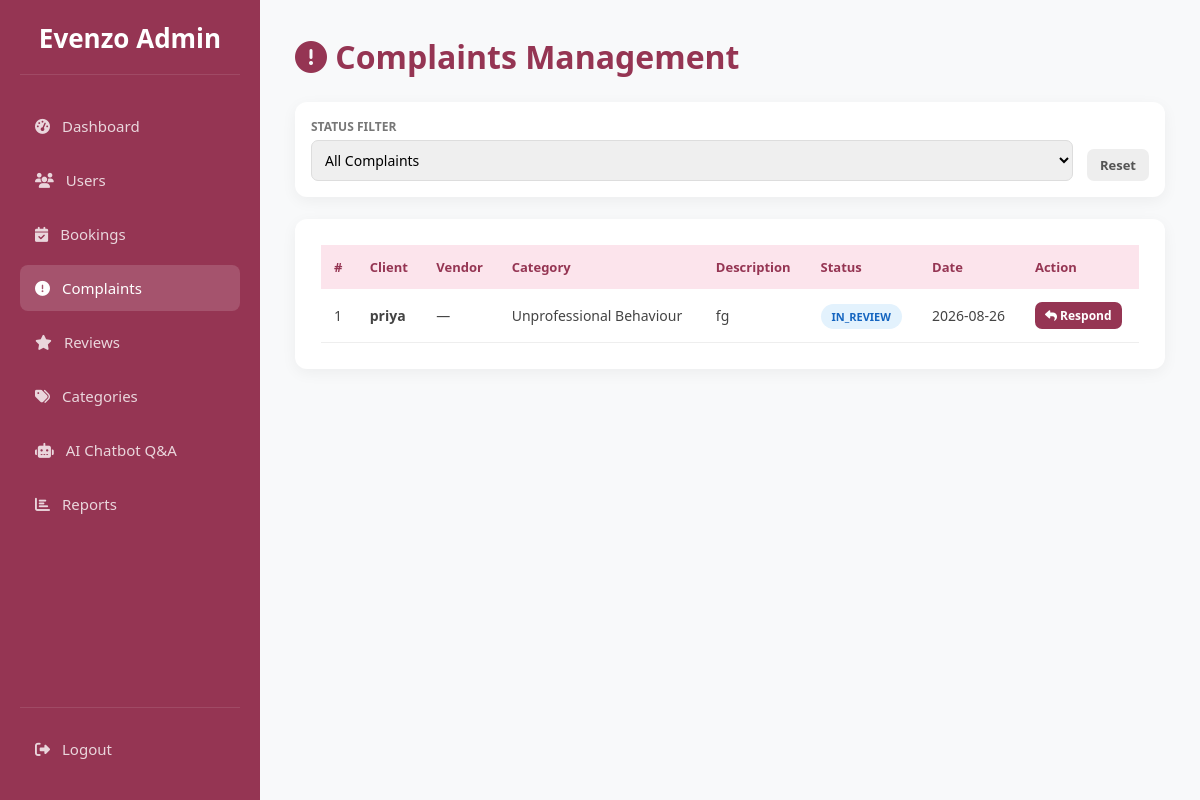
The page /admin/complaints (signed in) on the database its author committed.
### tables this page shows
CREATE TABLE complaints (
            id INTEGER PRIMARY KEY AUTOINCREMENT,
            client_id INTEGER NOT NULL,
            booking_id INTEGER,
            manager_id INTEGER,
            category TEXT NOT NULL,
            description TEXT NOT NULL,
            status TEXT DEFAULT 'pending',
            admin_response TEXT,
            created_at TIMESTAMP DEFAULT CURRENT_TIMESTAMP,
            updated_at TIMESTAMP DEFAULT CURRENT_TIMESTAMP,
            FOREIGN KEY (client_id) REFERENCES users (id),
            FOREIGN KEY (booking_id) REFERENCES bookings (id),
            FOREIGN KEY (manager_id) REFERENCES users (id)
        );

CREATE TABLE users (
            id INTEGER PRIMARY KEY AUTOINCREMENT,
            full_name TEXT NOT NULL,
            email TEXT UNIQUE NOT NULL,
            password TEXT NOT NULL,
            role TEXT CHECK(role IN ('user', 'admin', 'eventmanager')) NOT NULL,
            is_approved INTEGER DEFAULT 0, -- 0=Pending, 1=Approved by Admin
            created_at TIMESTAMP DEFAULT CURRENT_TIMESTAMP
        , reset_otp TEXT, is_active INTEGER DEFAULT 1);

### app.py (the view)
@app.route('/admin/complaints')
def admin_complaints():
    if 'user_id' not in session or session['role'] != 'admin':
        return redirect(url_for('index'))
    conn = get_db_connection()
    status_f = request.args.get('status', '')
    query = '''
        SELECT c.*, u.full_name as client_name, m.business_name
        FROM complaints c
        JOIN users u ON c.client_id=u.id
        LEFT JOIN manager_profiles m ON c.manager_id=m.user_id WHERE 1=1
    '''
    params = []
    if status_f:
        query += " AND c.status=?"
        params.append(status_f)
    query += " ORDER BY c.created_at DESC"
    complaints = conn.execute(query, params).fetchall()
    conn.close()
    return render_template('admin_complaints.html', complaints=complaints, status_f=status_f)

### app.py (called while the page is built)
def get_db_connection():
    conn = sqlite3.connect('database.db', timeout=10)
    conn.row_factory = sqlite3.Row
    conn.execute("PRAGMA foreign_keys = ON")
    return conn

### frontend/templates/admin_complaints.html (shortened to what this page needs)
<!DOCTYPE html>
<html lang="en">
<head>
<link rel="stylesheet" href="https://cdnjs.cloudflare.com/ajax/libs/font-awesome/6.4.0/css/all.min.css">
</head>
<body>
<div class="sidebar">
  <div class="logo">Evenzo Admin</div>
  <nav>
    <a class="nav-item" href="{{ url_for('admin_dashboard') }}"><i class="fas fa-tachometer-alt"></i> Dashboard</a>
    <a class="nav-item" href="{{ url_for('admin_users') }}"><i class="fas fa-users"></i> Users</a>
    <a class="nav-item" href="{{ url_for('admin_bookings') }}"><i class="fas fa-calendar-check"></i> Bookings</a>
    <a class="nav-item active" href="{{ url_for('admin_complaints') }}"><i class="fas fa-exclamation-circle"></i> Complaints</a>
    <a class="nav-item" href="{{ url_for('admin_reviews') }}"><i class="fas fa-star"></i> Reviews</a>
    <a class="nav-item" href="{{ url_for('admin_categories') }}"><i class="fas fa-tags"></i> Categories</a>
    <a class="nav-item" href="{{ url_for('admin_chatbot') }}"><i class="fas fa-robot"></i> AI Chatbot Q&A</a>
    <a class="nav-item" href="{{ url_for('admin_reports') }}"><i class="fas fa-chart-bar"></i> Reports</a>
  </nav>
  <div class="logout-box"><a class="nav-item" href="{{ url_for('logout') }}"><i class="fas fa-sign-out-alt"></i> Logout</a></div>
</div>
<div class="main">
  <h1 style="color:var(--primary);margin-bottom:24px"><i class="fas fa-exclamation-circle"></i> Complaints Management</h1>
  <form method="GET" class="filter-bar">
    <div class="fg"><label>Status Filter</label>
      <select name="status" onchange="this.form.submit()">
        <option value="">All Complaints</option>
      </select>
    </div>
    <a href="{{ url_for('admin_complaints') }}" class="btn" style="background:#eee;color:#555;text-decoration:none;align-self:flex-end">Reset</a>
  </form>
  <div class="card">
    {% if complaints %}
    <div style="overflow-x:auto">
    <table><thead><tr><th>#</th><th>Client</th><th>Vendor</th><th>Category</th><th>Description</th><th>Status</th><th>Date</th><th>Action</th></tr></thead><tbody>
    {% for c in complaints %}
    <tr>
      <td>{{ loop.index }}</td>
      <td><strong>{{ c.client_name }}</strong></td>
      <td>{{ c.business_name or '—' }}</td>
      <td>{{ c.category }}</td>
      <td style="max-width:200px;white-space:nowrap;overflow:hidden;text-overflow:ellipsis" title="{{ c.description }}">{{ c.description }}</td>
      <td><span class="badge badge-{{ c.status }}">{{ c.status }}</span></td>
      <td>{{ c.created_at[:10] }}</td>
      <td><button class="btn btn-sm" onclick="openResolve({{ c.id }}, '{{ c.admin_response or '' }}')"><i class="fas fa-reply"></i> Respond</button></td>
    </tr>
    {% endfor %}
    </tbody></table></div>
    {% else %}
    <p style="text-align:center;padding:40px;color:#aaa">No complaints found.</p>
    {% endif %}
  </div>
</div>
</body>
</html>

### frontend/templates/admin_complaints.html (style rules this page uses)
:root { --primary:#953553;--bg:#f8f9fa;--sw:260px }
* { margin:0;padding:0;box-sizing:border-box;font-family:'Segoe UI',sans-serif }
body { background:var(--bg);display:flex;min-height:100vh }
.sidebar { width:var(--sw);background:var(--primary);height:100vh;position:fixed;left:0;top:0;color:#fff;padding:20px;display:flex;flex-direction:column;z-index:1000 }
.sidebar .logo { font-size:26px;font-weight:bold;text-align:center;border-bottom:1px solid rgba(255,255,255,.1);padding-bottom:18px;margin-bottom:28px }
.nav-item { padding:13px 15px;margin-bottom:8px;border-radius:8px;display:flex;align-items:center;gap:12px;color:rgba(255,255,255,.8);text-decoration:none;transition:.3s;font-size:15px }
.nav-item:hover,.nav-item.active { background:rgba(255,255,255,.15);color:#fff }
.logout-box { margin-top:auto;padding-top:18px;border-top:1px solid rgba(255,255,255,.1) }
.main { margin-left:var(--sw);width:calc(100% - var(--sw));padding:35px;min-height:100vh }
.card { background:#fff;border-radius:12px;padding:26px;box-shadow:0 4px 15px rgba(0,0,0,.05);margin-bottom:26px }
.filter-bar { display:flex;gap:14px;background:#fff;padding:16px;border-radius:12px;box-shadow:0 4px 15px rgba(0,0,0,.05);margin-bottom:22px;flex-wrap:wrap;align-items:flex-end }
.fg { display:flex;flex-direction:column;flex:1;min-width:160px }
.fg label { font-size:12px;font-weight:bold;color:#777;margin-bottom:5px;text-transform:uppercase }
.fg select { padding:9px;border:1px solid #ddd;border-radius:7px;font-size:14px;outline:none }
table { width:100%;border-collapse:collapse }
th { text-align:left;padding:13px;background:#fce4ec;color:var(--primary);font-size:13px }
td { padding:13px;border-bottom:1px solid #eee;font-size:14px;color:#444;vertical-align:middle }
.badge { padding:5px 11px;border-radius:20px;font-size:11px;font-weight:bold;text-transform:uppercase }
.badge-in_review { background:#e3f2fd;color:#1565c0 }
.btn { display:inline-block;padding:7px 13px;border-radius:7px;font-weight:600;font-size:13px;text-decoration:none;border:none;cursor:pointer;background:var(--primary);color:#fff;transition:.2s }
.btn-sm { padding:5px 10px;font-size:12px }

### rows shown on the page
complaints: client_name "priya", business_name "—", category "Unprofessional Behaviour", description "fg", status "IN_REVIEW", created_at "2026-08-26"
